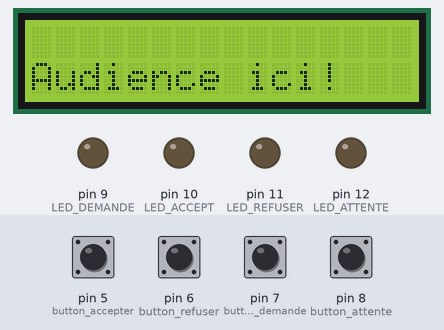
Recording of a sketch running on a simulated Arduino Leonardo, built with avr-gcc and run on an emulated ATmega32U4. Parts: 16×2 character LCD, output pins drawn as LEDs (lit = HIGH). The inputs (shaded band) are chosen by the test bench; at power-on: pin 5 (button_accepter), pin 6 (button_refuser), pin 7 (button_demande), pin 8 (button_attente) HIGH. What the sketch prints to the serial monitor is not drawn.

Above: at 1.2 s.
1.3 s: pin 7 (button_demande) pulled LOW for 0.15 s
At 2.6 s:
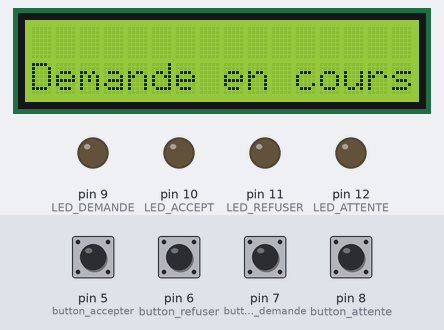
2.9 s: pin 5 (button_accepter) pulled LOW for 0.15 s
At 4.0 s:
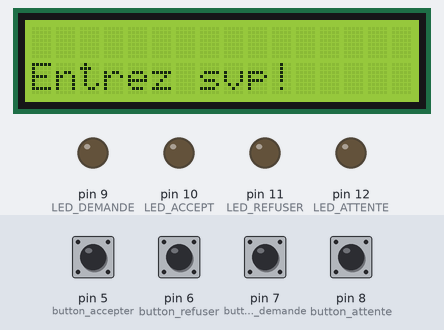
6.0 s: pin 7 (button_demande) pulled LOW for 1 s
At 7.2 s:
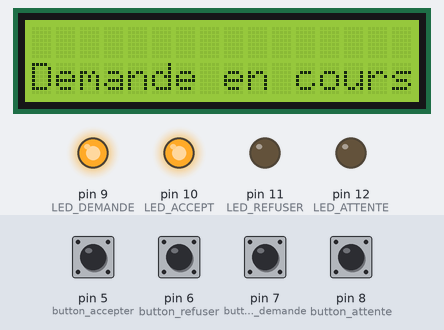
8.5 s: pin 6 (button_refuser) pulled LOW for 0.15 s
At 9.2 s:
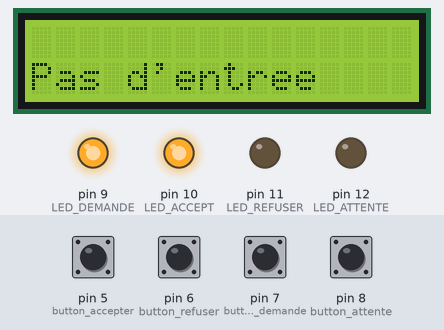
Timing chart, 0 to 13.2 s (numbered marks = the images above; inputs shaded):
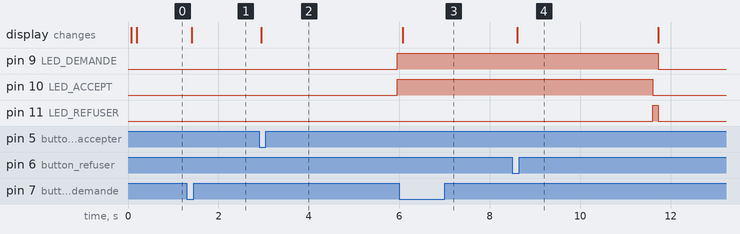

The sketch:

i2cLcdDisplay.ino
```cpp
#include <LiquidCrystal_PCF8574.h>
#include <Wire.h>

LiquidCrystal_PCF8574 lcd(0x27); // set the LCD address to 0x27 for a 16 chars and 2 line display

int show = -1;

#define button_accepter 5
#define button_refuser 6
#define button_demande 7
#define button_attente 8

int etat_button_attente = HIGH;
int etat_button_demande = HIGH;
int etat_button_accepter = HIGH;
int etat_button_refuser = HIGH;

int LED_DEMANDE = 9;
int LED_ACCEPT = 10;
int LED_REFUSER = 11;
int LED_ATTENTE = 12;

int counter = 0;

void setup()
{
  int error;

  for (int i = 5; i < 9; i++)
    pinMode(i, INPUT_PULLUP);

  for (int i = 9; i < 13; i++)
    pinMode(i, OUTPUT);

  for (int i = 9; i < 13; i++)
    digitalWrite(i, LOW);

  Serial.begin(115200);
  Serial.println("LCD...");

  // wait on Serial to be available on Leonardo
  while (!Serial)
    ;

  Serial.println("Dose: check for LCD");

  // See http://playground.arduino.cc/Main/I2cScanner how to test for a I2C device.
  Wire.begin();
  Wire.beginTransmission(0x27);
  error = Wire.endTransmission();
  Serial.print("Error: ");
  Serial.print(error);

  if (error == 0) {
    Serial.println(": LCD found.");
    show = 0;
    lcd.begin(16, 2); // initialize the lcd

  } else {
    Serial.println(": LCD not found.");
  } // if

  lcd.setBacklight(255);
} // setup()

int hasDisplayed = false;
int hasNotDisplayed = true;

int hasToWait = false;
int hasAsked = false;
int hasAgree = false;
int hasRefused = false;
String response = "";

void loop()
{
  etat_button_attente = digitalRead(button_attente);
  etat_button_accepter = digitalRead(button_accepter);
  etat_button_refuser = digitalRead(button_refuser);
  etat_button_demande = digitalRead(button_demande);

  delay(100);

  if (etat_button_attente != digitalRead(button_attente)) {
    if (hasAsked) {
      hasToWait = true;
      hasDisplayed = false;
      lcd.clear();
      lcd.setCursor(0, 1);
      lcd.print("Veuillez entendre!");
      hasAsked = false;
      digitalWrite(LED_DEMANDE, HIGH);
      digitalWrite(LED_ACCEPT, LOW);
      digitalWrite( LED_ATTENTE, HIGH);
      digitalWrite(LED_REFUSER, LOW);
      delay(3000);

    }
  }

  else if (etat_button_accepter != digitalRead(button_accepter)) {
    if (hasAsked) {
      hasAgree = true;
      hasDisplayed = false;
      lcd.clear();
      lcd.setCursor(0, 1);
      lcd.print("Entrez svp!");
      hasAsked = false;
      delay(3000);
      digitalWrite(LED_DEMANDE, HIGH);
      digitalWrite(LED_ACCEPT, HIGH);
      digitalWrite( LED_ATTENTE, LOW);
      digitalWrite(LED_REFUSER, LOW);
    }
  }

  else if (etat_button_refuser != digitalRead(button_refuser)) {
    if (hasAsked) {
      hasRefused = true;
      hasDisplayed = false;
      lcd.clear();
      lcd.setCursor(0, 1);
      lcd.print("Pas d'entree");
      hasAsked = false;
      delay(3000);
      digitalWrite(LED_DEMANDE, HIGH);
      digitalWrite(LED_ACCEPT, LOW);
      digitalWrite( LED_ATTENTE, LOW);
      digitalWrite(LED_REFUSER, HIGH);
    }
  }

  else if (etat_button_demande != digitalRead(button_demande)) {
    hasAsked = true;
    lcd.clear();
    lcd.setCursor(0, 1);
    lcd.print("Demande en cours...");

    hasDisplayed = false;
  }

  else if (!hasAsked) {
    hasToWait = false;
    hasAgree = false;
    hasRefused = false;
    if (!hasDisplayed) {
      lcd.clear();
      lcd.setCursor(0, 1);
      lcd.print("Audience ici!");
      hasDisplayed = true;
    }
    digitalWrite(LED_DEMANDE, LOW);
    digitalWrite(LED_ACCEPT, LOW);
    digitalWrite( LED_ATTENTE, LOW);
    digitalWrite(LED_REFUSER, LOW);
  }

}
```

Measured:
- after the input at 1.3 s, the display: changes after 0.11 s (image 1)
- after the input at 2.9 s, pin 9 (LED_DEMANDE), pin 10 (LED_ACCEPT): LOW → HIGH after 3.0 s; the display: changes after 0.05 s (image 2)
- after the input at 6.0 s, pin 9 (LED_DEMANDE), pin 10 (LED_ACCEPT): stays HIGH (without the input it goes to LOW after 0.07 s); the display: changes after 0.07 s (image 3)
- after the input at 8.5 s, pin 9 (LED_DEMANDE): HIGH → LOW after 3.2 s; pin 10 (LED_ACCEPT): HIGH → LOW after 3.1 s; pin 11 (LED_REFUSER): LOW → HIGH after 3.1 s, → LOW 0.12 s later; the display: changes after 0.11 s (image 4)
